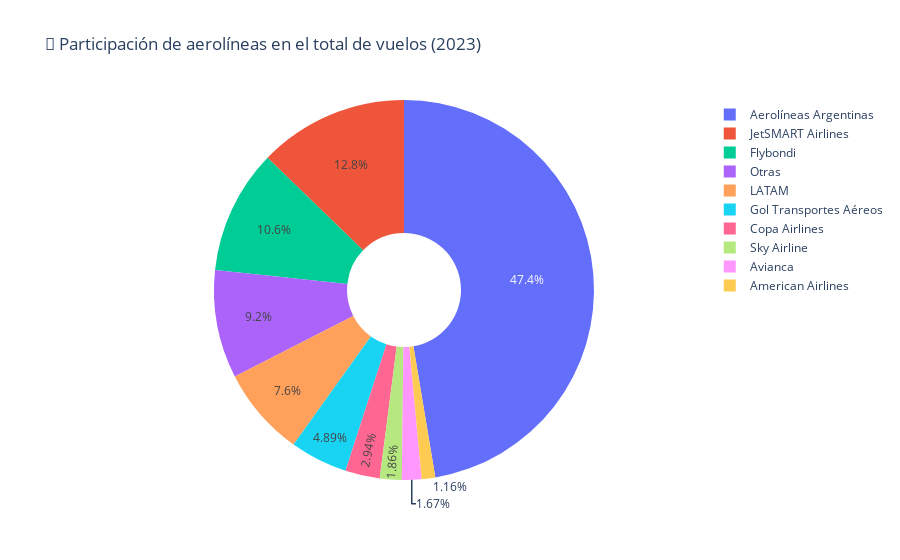

Source (notebook cell):
### Code cell
###

# Asegurar tipo datetime
df_vuelos_sql["indice_tiempo"] = pd.to_datetime(df_vuelos_sql["indice_tiempo"])

# Filtrar por año
df_2025 = df_vuelos[df_vuelos["indice_tiempo"].dt.year == 2025]

# Agrupar por aerolínea
vuelos_por_aerolinea = df_2025.groupby("aerolinea")["vuelos"].sum().reset_index()

# Calcular el total y el porcentaje
total_vuelos = vuelos_por_aerolinea["vuelos"].sum()
vuelos_por_aerolinea["porcentaje"] = vuelos_por_aerolinea["vuelos"] / total_vuelos * 100

# Agrupar aerolíneas con < 1% como 'Otras'
vuelos_por_aerolinea["aerolinea_agrupada"] = vuelos_por_aerolinea.apply(
    lambda row: row["aerolinea"] if row["porcentaje"] >= 1 else "Otras",
    axis=1
)

# Reagrupar los datos para el gráfico final
df_final = vuelos_por_aerolinea.groupby("aerolinea_agrupada")["vuelos"].sum().reset_index()

# Pie chart
fig = px.pie(
    df_final,
    names="aerolinea_agrupada",
    values="vuelos",
    title="🥧 Participación de aerolíneas en el total de vuelos (2025)",
    hole=0.3
)

fig.show()

### Figure 1 — Plotly figure (JSON) as saved in the notebook; plotly's stock layout.template omitted (floating-point values rounded to 4 significant figures)
{"data": [{"domain": {"x": [0, 1], "y": [0, 1]}, "hole": 0.3, "hovertemplate": "aerolinea_agrupada=%{label}<br>vuelos=%{value}<extra></extra>", "labels": ["Aerolíneas Argentinas", "American Airlines", "Avianca", "Copa Airlines", "Flybondi", "Gol Transportes Aéreos", "JetSMART Airlines", "LATAM", "Otras", "Sky Airline"], "legendgroup": "", "name": "", "showlegend": true, "type": "pie", "values": [73273, 1789, 2576, 4550, 16344, 7567, 19735, 11765, 14236, 2879]}], "layout": {"legend": {"tracegroupgap": 0}, "title": {"text": "🥧 Participación de aerolíneas en el total de vuelos (2023)"}}}
